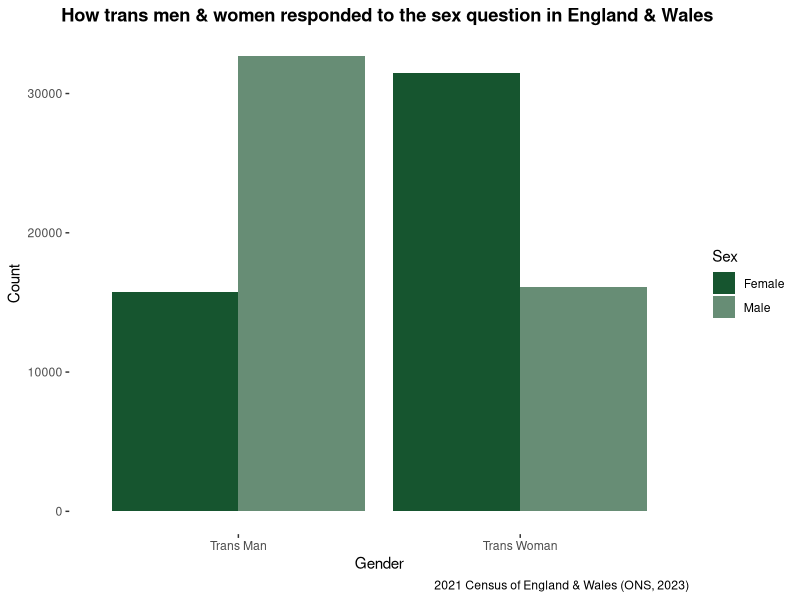

This figure's R source:
## ---- chunk 1
knitr::opts_chunk$set(echo = TRUE)
library(tidyverse)
sex <- c("Male", "Female", "Male", "Female")
genmod <- c("Trans Man", "Trans Man", "Trans Woman", "Trans Woman")
frequencies <- c(32695, 15740, 16100, 31470)


sex_data <- rep(sex, times = frequencies)
genmod_data <- rep(genmod, times = frequencies)


genmodsex <- data.frame(sex = sex_data, genmod = genmod_data)

table(genmodsex$sex, genmodsex$genmod)
## ---- chunk 2
genmodsex %>%
  ggplot(aes(genmod, fill = sex)) +
  geom_bar(position = "dodge") +
  labs(
    title = "How trans men & women responded to the sex question in England & Wales",
    x = "Gender",
    y = "Count",
    caption = "2021 Census of England & Wales (ONS, 2023)"
  ) +
  scale_fill_manual("Sex", values = c("Female" = "#16552f", "Male" = "#678D75")) +
  theme(
    panel.background = element_rect(fill = "transparent", color = NA),
    plot.background = element_rect(fill = "transparent", color = NA),
    panel.grid.major = element_blank(),
    panel.grid.minor = element_blank(),
    plot.title = element_text(face = "bold", hjust = 0.25)
  )
